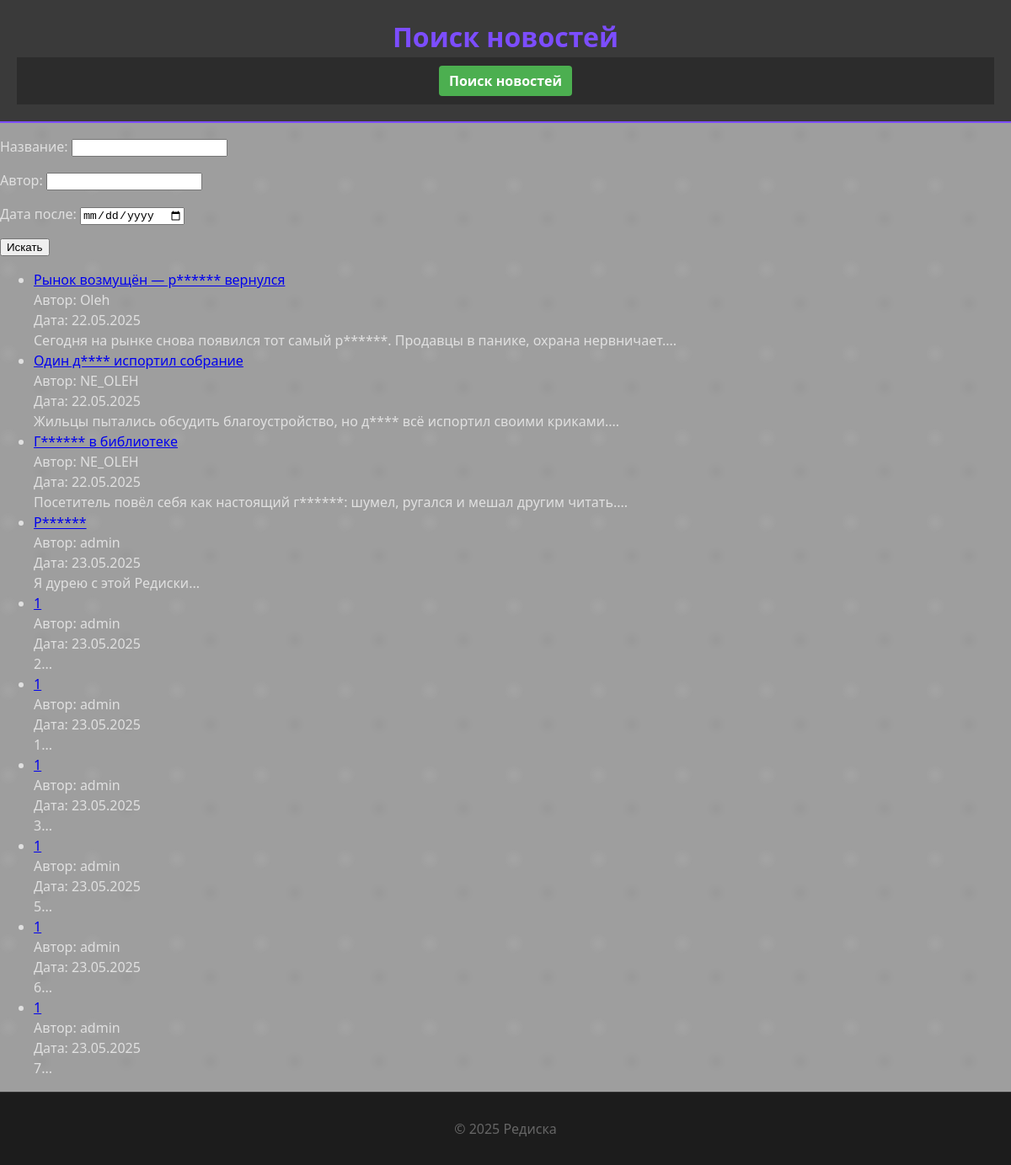
The app's page /news/search/ with its own data.
### news/models.py (models this page shows, shortened)
class Post(models.Model):
    author = models.ForeignKey(Author, on_delete=models.CASCADE)
    POST_TYPES = [('article', 'Статья'), ('news', 'Новость')]
    post_type = models.CharField(max_length=10, choices=POST_TYPES, default='article')
    created_at = models.DateTimeField(auto_now_add=True)
    categories = models.ManyToManyField(Category, through='PostCategory')
    title = models.CharField(max_length=128)
    content = models.TextField()
    rating = models.IntegerField(default=0)

class Author(models.Model):
    user = models.OneToOneField(User, on_delete=models.CASCADE)
    rating = models.IntegerField(default=0)

### news/views.py (the view)
# urls.py: path('search/', PostSearchView.as_view(), name='news_search'),
class PostSearchView(FilterView):
    model = Post
    template_name = 'news/search.html'
    context_object_name = 'search_results'
    filterset_class = PostFilter
    paginate_by = 10

### news/templatetags/custom_filter.py (called while the page is built)
@register.filter(name='censor')
def censor(value):
    if not isinstance(value, str):
        raise TypeError("Фильтр 'censor' можно применять только к строкам.")
    def replace_bad_word(match):
        word = match.group()
        return word[0] + '*' * (len(word) - 1)
    def censor_text(text):
        for word in BAN_WORDS:
            pattern = rf'(?i)\b{re.escape(word)}\b'
            text = re.sub(pattern, replace_bad_word, text)
        return text
    soup = BeautifulSoup(value, 'html.parser')
    for elem in soup.find_all(text=True):
        if isinstance(elem, NavigableString):
            censored = censor_text(str(elem))
            elem.replace_with(censored)
    return str(soup)

### news/templates/news/search.html (shortened to what this page needs)
{% extends 'news/base.html' %}
{% load custom_filter %}
{% block header %}Поиск новостей{% endblock %}
{% block content %}
  <form method="get">
    {{ filter.form.as_p }}
    <button type="submit">Искать</button>
  </form>
  <ul>
    {% for post in search_results %}
      <li>
        <a href="{% url 'news_detail' post.id %}">{{ post.title|censor }}</a><br>
        Автор: {{ post.author.user.username }}<br>
        Дата: {{ post.created_at|date:"d.m.Y" }}<br>
        {{ post.content|censor|slice:":100" }}...
      </li>
    {% empty %}
      <li>По вашему запросу ничего не найдено.</li>
    {% endfor %}
  </ul>
{% endblock %}

### news/static/style.css (style rules this page uses)
body { margin: 0; padding: 0; font-family: 'Segoe UI', Tahoma, Geneva, Verdana, sans-serif; background-color: #9e9e9e; background-image: radial-gradient(circle at 10% 20%, rgba(255,255,255,0.05) 2%, transparent 10%), radial-gradient(circle at 50% 60%, rgba(0,0,0,0.03) 1%, transparent 15%); background-repeat: repeat; background-size: 100px 100px; color: #e0e0e0; line-height: 1.5; }

### records on screen
Post: title|censor "Рынок возмущён — р****** вернулся", author.user.username "Oleh", created_at "22.05.2025", content|censor "Сегодня на рынке снова появился тот самый р******. Продавцы в панике, охрана нервничает."
Post: title|censor "Один д**** испортил собрание", author.user.username "NE_OLEH", created_at "22.05.2025", content|censor "Жильцы пытались обсудить благоустройство, но д**** всё испортил своими криками."
Post: title|censor "Г****** в библиотеке", author.user.username "NE_OLEH", created_at "22.05.2025", content|censor "Посетитель повёл себя как настоящий г******: шумел, ругался и мешал другим читать."
Post: title|censor "Р******", author.user.username "admin", created_at "23.05.2025", content|censor "Я дурею с этой Редиски"
Post: title|censor "1", author.user.username "admin", created_at "23.05.2025", content|censor "2"
Post: title|censor "1", author.user.username "admin", created_at "23.05.2025", content|censor "1"
Post: title|censor "1", author.user.username "admin", created_at "23.05.2025", content|censor "3"
Post: title|censor "1", author.user.username "admin", created_at "23.05.2025", content|censor "5"
Post: title|censor "1", author.user.username "admin", created_at "23.05.2025", content|censor "6"
Post: title|censor "1", author.user.username "admin", created_at "23.05.2025", content|censor "7"
